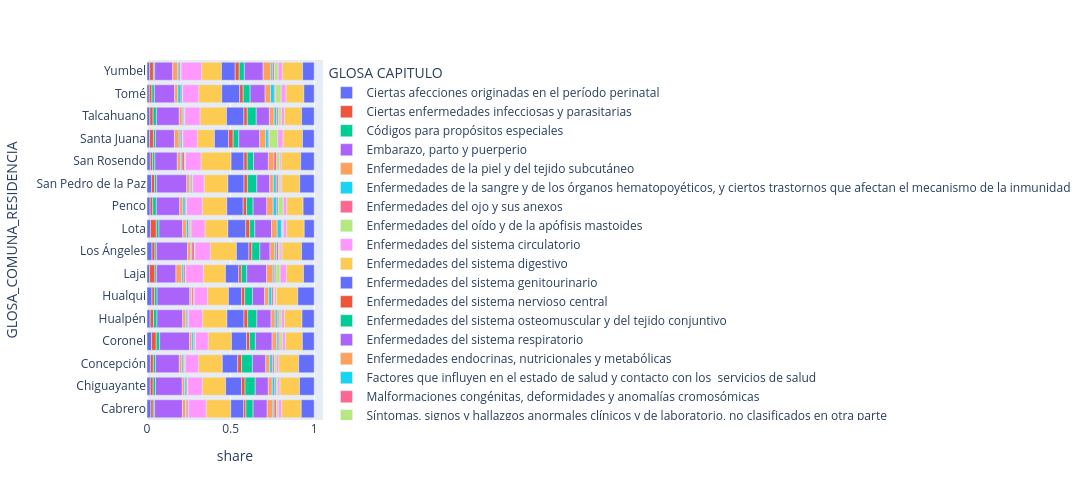

Here is the notebook cell this chart was saved with:
### Code cell
import plotly.express as px

fig = px.bar(
    tmp,
    x="share", 
    y="GLOSA_COMUNA_RESIDENCIA",
    color="GLOSA CAPITULO"
)
fig.update_layout(width=1200, height=500)
fig.show()

### Figure 1 — Plotly figure (JSON) as saved in the notebook; plotly's stock layout.template omitted (floating-point values rounded to 4 significant figures)
{"data": [{"hovertemplate": "GLOSA CAPITULO=Ciertas afecciones originadas en el período perinatal<br>share=%{x}<br>GLOSA_COMUNA_RESIDENCIA=%{y}<extra></extra>", "legendgroup": "Ciertas afecciones originadas en el período perinatal", "marker": {"color": "#636efa", "pattern": {"shape": ""}}, "name": "Ciertas afecciones originadas en el período perinatal", "orientation": "h", "showlegend": true, "textposition": "auto", "type": "bar", "x": [0.02317, 0.01916, 0.01996, 0.02715, 0.01903, 0.02954, 0.01534, 0.03005, 0.02059, 0.01876, 0.02675, 0.01972, 0.01508, 0.01717, 0.0139, 0.01594], "xaxis": "x", "y": ["Cabrero", "Chiguayante", "Concepción", "Coronel", "Hualpén", "Hualqui", "Laja", "Los Ángeles", "Lota", "Penco", "San Pedro de la Paz", "San Rosendo", "Santa Juana", "Talcahuano", "Tomé", "Yumbel"], "yaxis": "y"}, {"hovertemplate": "GLOSA CAPITULO=Ciertas enfermedades infecciosas y parasitarias<br>share=%{x}<br>GLOSA_COMUNA_RESIDENCIA=%{y}<extra></extra>", "legendgroup": "Ciertas enfermedades infecciosas y parasitarias", "marker": {"color": "#EF553B", "pattern": {"shape": ""}}, "name": "Ciertas enfermedades infecciosas y parasitarias", "orientation": "h", "showlegend": true, "textposition": "auto", "type": "bar", "x": [0.01416, 0.01767, 0.01784, 0.02806, 0.01993, 0.01491, 0.03218, 0.01744, 0.03489, 0.01578, 0.01839, 0.01381, 0.02357, 0.01928, 0.01571, 0.02231], "xaxis": "x", "y": ["Cabrero", "Chiguayante", "Concepción", "Coronel", "Hualpén", "Hualqui", "Laja", "Los Ángeles", "Lota", "Penco", "San Pedro de la Paz", "San Rosendo", "Santa Juana", "Talcahuano", "Tomé", "Yumbel"], "yaxis": "y"}, {"hovertemplate": "GLOSA CAPITULO=Códigos para propósitos especiales<br>share=%{x}<br>GLOSA_COMUNA_RESIDENCIA=%{y}<extra></extra>", "legendgroup": "Códigos para propósitos especiales", "marker": {"color": "#00cc96", "pattern": {"shape": ""}}, "name": "Códigos para propósitos especiales", "orientation": "h", "showlegend": true, "textposition": "auto", "type": "bar", "x": [0.008494, 0.01417, 0.01332, 0.02047, 0.02063, 0.01574, 0.009542, 0.009084, 0.01621, 0.02143, 0.01222, 0.01381, 0.01257, 0.02009, 0.01476, 0.007968], "xaxis": "x", "y": ["Cabrero", "Chiguayante", "Concepción", "Coronel", "Hualpén", "Hualqui", "Laja", "Los Ángeles", "Lota", "Penco", "San Pedro de la Paz", "San Rosendo", "Santa Juana", "Talcahuano", "Tomé", "Yumbel"], "yaxis": "y"}, {"hovertemplate": "GLOSA CAPITULO=Embarazo, parto y puerperio<br>share=%{x}<br>GLOSA_COMUNA_RESIDENCIA=%{y}<extra></extra>", "legendgroup": "Embarazo, parto y puerperio", "marker": {"color": "#ab63fa", "pattern": {"shape": ""}}, "name": "Embarazo, parto y puerperio", "orientation": "h", "showlegend": true, "textposition": "auto", "type": "bar", "x": [0.1658, 0.1598, 0.142, 0.1789, 0.1543, 0.1957, 0.1162, 0.1861, 0.1418, 0.1399, 0.1805, 0.1341, 0.1128, 0.1364, 0.1214, 0.1078], "xaxis": "x", "y": ["Cabrero", "Chiguayante", "Concepción", "Coronel", "Hualpén", "Hualqui", "Laja", "Los Ángeles", "Lota", "Penco", "San Pedro de la Paz", "San Rosendo", "Santa Juana", "Talcahuano", "Tomé", "Yumbel"], "yaxis": "y"}, {"hovertemplate": "GLOSA CAPITULO=Enfermedades de la piel y del tejido subcutáneo<br>share=%{x}<br>GLOSA_COMUNA_RESIDENCIA=%{y}<extra></extra>", "legendgroup": "Enfermedades de la piel y del tejido subcutáneo", "marker": {"color": "#FFA15A", "pattern": {"shape": ""}}, "name": "Enfermedades de la piel y del tejido subcutáneo", "orientation": "h", "showlegend": true, "textposition": "auto", "type": "bar", "x": [0.01905, 0.01349, 0.01547, 0.01328, 0.01707, 0.009387, 0.03349, 0.02019, 0.02241, 0.0194, 0.01649, 0.01972, 0.0286, 0.01768, 0.01914, 0.02869], "xaxis": "x", "y": ["Cabrero", "Chiguayante", "Concepción", "Coronel", "Hualpén", "Hualqui", "Laja", "Los Ángeles", "Lota", "Penco", "San Pedro de la Paz", "San Rosendo", "Santa Juana", "Talcahuano", "Tomé", "Yumbel"], "yaxis": "y"}, {"hovertemplate": "GLOSA CAPITULO=Enfermedades de la sangre y de los órganos hematopoyéticos, y ciertos trastornos que afectan el mecanismo de la inmunidad <br>share=%{x}<br>GLOSA_COMUNA_RESIDENCIA=%{y}<extra></extra>", "legendgroup": "Enfermedades de la sangre y de los órganos hematopoyéticos, y ciertos trastornos que afectan el mecanismo de la inmunidad ", "marker": {"color": "#19d3f3", "pattern": {"shape": ""}}, "name": "Enfermedades de la sangre y de los órganos hematopoyéticos, y ciertos trastornos que afectan el mecanismo de la inmunidad ", "orientation": "h", "showlegend": true, "textposition": "auto", "type": "bar", "x": [0.004376, 0.01014, 0.008965, 0.01179, 0.008642, 0.003037, 0.01048, 0.005365, 0.01221, 0.01354, 0.007629, 0.00789, 0.01037, 0.007001, 0.01922, 0.009031], "xaxis": "x", "y": ["Cabrero", "Chiguayante", "Concepción", "Coronel", "Hualpén", "Hualqui", "Laja", "Los Ángeles", "Lota", "Penco", "San Pedro de la Paz", "San Rosendo", "Santa Juana", "Talcahuano", "Tomé", "Yumbel"], "yaxis": "y"}, {"hovertemplate": "GLOSA CAPITULO=Enfermedades del ojo y sus anexos <br>share=%{x}<br>GLOSA_COMUNA_RESIDENCIA=%{y}<extra></extra>", "legendgroup": "Enfermedades del ojo y sus anexos ", "marker": {"color": "#FF6692", "pattern": {"shape": ""}}, "name": "Enfermedades del ojo y sus anexos ", "orientation": "h", "showlegend": true, "textposition": "auto", "type": "bar", "x": [0.01055, 0.007679, 0.007756, 0.006957, 0.005645, 0.0116, 0.0116, 0.01547, 0.008107, 0.00565, 0.007402, 0.01578, 0.007857, 0.0054, 0.007724, 0.009031], "xaxis": "x", "y": ["Cabrero", "Chiguayante", "Concepción", "Coronel", "Hualpén", "Hualqui", "Laja", "Los Ángeles", "Lota", "Penco", "San Pedro de la Paz", "San Rosendo", "Santa Juana", "Talcahuano", "Tomé", "Yumbel"], "yaxis": "y"}, {"hovertemplate": "GLOSA CAPITULO=Enfermedades del oído y de la apófisis mastoides<br>share=%{x}<br>GLOSA_COMUNA_RESIDENCIA=%{y}<extra></extra>", "legendgroup": "Enfermedades del oído y de la apófisis mastoides", "marker": {"color": "#B6E880", "pattern": {"shape": ""}}, "name": "Enfermedades del oído y de la apófisis mastoides", "orientation": "h", "showlegend": true, "textposition": "auto", "type": "bar", "x": [0.003604, 0.003057, 0.00406, 0.003705, 0.002648, 0.002485, 0.003555, 0.003344, 0.007561, 0.002452, 0.00495, 0.005917, 0.0044, 0.003422, 0.001802, 0.003984], "xaxis": "x", "y": ["Cabrero", "Chiguayante", "Concepción", "Coronel", "Hualpén", "Hualqui", "Laja", "Los Ángeles", "Lota", "Penco", "San Pedro de la Paz", "San Rosendo", "Santa Juana", "Talcahuano", "Tomé", "Yumbel"], "yaxis": "y"}, {"hovertemplate": "GLOSA CAPITULO=Enfermedades del sistema circulatorio <br>share=%{x}<br>GLOSA_COMUNA_RESIDENCIA=%{y}<extra></extra>", "legendgroup": "Enfermedades del sistema circulatorio ", "marker": {"color": "#FF97FF", "pattern": {"shape": ""}}, "name": "Enfermedades del sistema circulatorio ", "orientation": "h", "showlegend": true, "textposition": "auto", "type": "bar", "x": [0.1053, 0.08544, 0.07961, 0.07626, 0.08447, 0.07979, 0.105, 0.09209, 0.0839, 0.09455, 0.06803, 0.0927, 0.08642, 0.09167, 0.09655, 0.1216], "xaxis": "x", "y": ["Cabrero", "Chiguayante", "Concepción", "Coronel", "Hualpén", "Hualqui", "Laja", "Los Ángeles", "Lota", "Penco", "San Pedro de la Paz", "San Rosendo", "Santa Juana", "Talcahuano", "Tomé", "Yumbel"], "yaxis": "y"}, {"hovertemplate": "GLOSA CAPITULO=Enfermedades del sistema digestivo<br>share=%{x}<br>GLOSA_COMUNA_RESIDENCIA=%{y}<extra></extra>", "legendgroup": "Enfermedades del sistema digestivo", "marker": {"color": "#FECB52", "pattern": {"shape": ""}}, "name": "Enfermedades del sistema digestivo", "orientation": "h", "showlegend": true, "textposition": "auto", "type": "bar", "x": [0.1465, 0.1397, 0.1415, 0.1389, 0.1457, 0.1251, 0.1319, 0.1557, 0.1361, 0.1459, 0.1413, 0.1795, 0.1018, 0.1576, 0.1369, 0.1193], "xaxis": "x", "y": ["Cabrero", "Chiguayante", "Concepción", "Coronel", "Hualpén", "Hualqui", "Laja", "Los Ángeles", "Lota", "Penco", "San Pedro de la Paz", "San Rosendo", "Santa Juana", "Talcahuano", "Tomé", "Yumbel"], "yaxis": "y"}, {"hovertemplate": "GLOSA CAPITULO=Enfermedades del sistema genitourinario<br>share=%{x}<br>GLOSA_COMUNA_RESIDENCIA=%{y}<extra></extra>", "legendgroup": "Enfermedades del sistema genitourinario", "marker": {"color": "#636efa", "pattern": {"shape": ""}}, "name": "Enfermedades del sistema genitourinario", "orientation": "h", "showlegend": true, "textposition": "auto", "type": "bar", "x": [0.07748, 0.09513, 0.09218, 0.09004, 0.1022, 0.07841, 0.07914, 0.07474, 0.1073, 0.09796, 0.09687, 0.07692, 0.08422, 0.1039, 0.1068, 0.08181], "xaxis": "x", "y": ["Cabrero", "Chiguayante", "Concepción", "Coronel", "Hualpén", "Hualqui", "Laja", "Los Ángeles", "Lota", "Penco", "San Pedro de la Paz", "San Rosendo", "Santa Juana", "Talcahuano", "Tomé", "Yumbel"], "yaxis": "y"}, {"hovertemplate": "GLOSA CAPITULO=Enfermedades del sistema nervioso central<br>share=%{x}<br>GLOSA_COMUNA_RESIDENCIA=%{y}<extra></extra>", "legendgroup": "Enfermedades del sistema nervioso central", "marker": {"color": "#EF553B", "pattern": {"shape": ""}}, "name": "Enfermedades del sistema nervioso central", "orientation": "h", "showlegend": true, "textposition": "auto", "type": "bar", "x": [0.01313, 0.02102, 0.02304, 0.01834, 0.02195, 0.01877, 0.0159, 0.01734, 0.02314, 0.02036, 0.02007, 0.01972, 0.02766, 0.02016, 0.02137, 0.02417], "xaxis": "x", "y": ["Cabrero", "Chiguayante", "Concepción", "Coronel", "Hualpén", "Hualqui", "Laja", "Los Ángeles", "Lota", "Penco", "San Pedro de la Paz", "San Rosendo", "Santa Juana", "Talcahuano", "Tomé", "Yumbel"], "yaxis": "y"}, {"hovertemplate": "GLOSA CAPITULO=Enfermedades del sistema osteomuscular y del tejido conjuntivo<br>share=%{x}<br>GLOSA_COMUNA_RESIDENCIA=%{y}<extra></extra>", "legendgroup": "Enfermedades del sistema osteomuscular y del tejido conjuntivo", "marker": {"color": "#00cc96", "pattern": {"shape": ""}}, "name": "Enfermedades del sistema osteomuscular y del tejido conjuntivo", "orientation": "h", "showlegend": true, "textposition": "auto", "type": "bar", "x": [0.04299, 0.06084, 0.06442, 0.03452, 0.05506, 0.04638, 0.03199, 0.04831, 0.03052, 0.0388, 0.05618, 0.03748, 0.03331, 0.05359, 0.04145, 0.03054], "xaxis": "x", "y": ["Cabrero", "Chiguayante", "Concepción", "Coronel", "Hualpén", "Hualqui", "Laja", "Los Ángeles", "Lota", "Penco", "San Pedro de la Paz", "San Rosendo", "Santa Juana", "Talcahuano", "Tomé", "Yumbel"], "yaxis": "y"}, {"hovertemplate": "GLOSA CAPITULO=Enfermedades del sistema respiratorio <br>share=%{x}<br>GLOSA_COMUNA_RESIDENCIA=%{y}<extra></extra>", "legendgroup": "Enfermedades del sistema respiratorio ", "marker": {"color": "#ab63fa", "pattern": {"shape": ""}}, "name": "Enfermedades del sistema respiratorio ", "orientation": "h", "showlegend": true, "textposition": "auto", "type": "bar", "x": [0.08443, 0.07821, 0.08002, 0.09993, 0.08481, 0.07234, 0.1194, 0.06059, 0.09984, 0.08229, 0.07702, 0.08876, 0.1254, 0.07868, 0.08934, 0.1126], "xaxis": "x", "y": ["Cabrero", "Chiguayante", "Concepción", "Coronel", "Hualpén", "Hualqui", "Laja", "Los Ángeles", "Lota", "Penco", "San Pedro de la Paz", "San Rosendo", "Santa Juana", "Talcahuano", "Tomé", "Yumbel"], "yaxis": "y"}, {"hovertemplate": "GLOSA CAPITULO=Enfermedades endocrinas, nutricionales y metabólicas<br>share=%{x}<br>GLOSA_COMUNA_RESIDENCIA=%{y}<extra></extra>", "legendgroup": "Enfermedades endocrinas, nutricionales y metabólicas", "marker": {"color": "#FFA15A", "pattern": {"shape": ""}}, "name": "Enfermedades endocrinas, nutricionales y metabólicas", "orientation": "h", "showlegend": true, "textposition": "auto", "type": "bar", "x": [0.03475, 0.02378, 0.024, 0.02697, 0.02467, 0.0254, 0.03873, 0.02905, 0.03389, 0.03784, 0.02212, 0.03353, 0.03583, 0.02844, 0.03244, 0.04675], "xaxis": "x", "y": ["Cabrero", "Chiguayante", "Concepción", "Coronel", "Hualpén", "Hualqui", "Laja", "Los Ángeles", "Lota", "Penco", "San Pedro de la Paz", "San Rosendo", "Santa Juana", "Talcahuano", "Tomé", "Yumbel"], "yaxis": "y"}, {"hovertemplate": "GLOSA CAPITULO=Factores que influyen en el estado de salud y contacto con los  servicios de salud<br>share=%{x}<br>GLOSA_COMUNA_RESIDENCIA=%{y}<extra></extra>", "legendgroup": "Factores que influyen en el estado de salud y contacto con los  servicios de salud", "marker": {"color": "#19d3f3", "pattern": {"shape": ""}}, "name": "Factores que influyen en el estado de salud y contacto con los  servicios de salud", "orientation": "h", "showlegend": true, "textposition": "auto", "type": "bar", "x": [0.006692, 0.01588, 0.01583, 0.009487, 0.01275, 0.01767, 0.009916, 0.01021, 0.0256, 0.02228, 0.01712, 0.01571, 0.01501, 0.023, 0.01142], "xaxis": "x", "y": ["Cabrero", "Chiguayante", "Concepción", "Coronel", "Hualpén", "Hualqui", "Laja", "Los Ángeles", "Lota", "Penco", "San Pedro de la Paz", "Santa Juana", "Talcahuano", "Tomé", "Yumbel"], "yaxis": "y"}, {"hovertemplate": "GLOSA CAPITULO=Malformaciones congénitas, deformidades y anomalías cromosómicas<br>share=%{x}<br>GLOSA_COMUNA_RESIDENCIA=%{y}<extra></extra>", "legendgroup": "Malformaciones congénitas, deformidades y anomalías cromosómicas", "marker": {"color": "#FF6692", "pattern": {"shape": ""}}, "name": "Malformaciones congénitas, deformidades y anomalías cromosómicas", "orientation": "h", "showlegend": true, "textposition": "auto", "type": "bar", "x": [0.0139, 0.007977, 0.01134, 0.009623, 0.009617, 0.01077, 0.007484, 0.01218, 0.005557, 0.008741, 0.01253, 0.01578, 0.0066, 0.009701, 0.007209, 0.009827], "xaxis": "x", "y": ["Cabrero", "Chiguayante", "Concepción", "Coronel", "Hualpén", "Hualqui", "Laja", "Los Ángeles", "Lota", "Penco", "San Pedro de la Paz", "San Rosendo", "Santa Juana", "Talcahuano", "Tomé", "Yumbel"], "yaxis": "y"}, {"hovertemplate": "GLOSA CAPITULO=Síntomas, signos y hallazgos anormales clínicos y de laboratorio, no clasificados en otra parte<br>share=%{x}<br>GLOSA_COMUNA_RESIDENCIA=%{y}<extra></extra>", "legendgroup": "Síntomas, signos y hallazgos anormales clínicos y de laboratorio, no clasificados en otra parte", "marker": {"color": "#B6E880", "pattern": {"shape": ""}}, "name": "Síntomas, signos y hallazgos anormales clínicos y de laboratorio, no clasificados en otra parte", "orientation": "h", "showlegend": true, "textposition": "auto", "type": "bar", "x": [0.01107, 0.009916, 0.01252, 0.01559, 0.01464, 0.008007, 0.02451, 0.00861, 0.006012, 0.03017, 0.01153, 0.01775, 0.05091, 0.01805, 0.03364, 0.02178], "xaxis": "x", "y": ["Cabrero", "Chiguayante", "Concepción", "Coronel", "Hualpén", "Hualqui", "Laja", "Los Ángeles", "Lota", "Penco", "San Pedro de la Paz", "San Rosendo", "Santa Juana", "Talcahuano", "Tomé", "Yumbel"], "yaxis": "y"}, {"hovertemplate": "GLOSA CAPITULO=Trastornos mentales y del comportamiento<br>share=%{x}<br>GLOSA_COMUNA_RESIDENCIA=%{y}<extra></extra>", "legendgroup": "Trastornos mentales y del comportamiento", "marker": {"color": "#FF97FF", "pattern": {"shape": ""}}, "name": "Trastornos mentales y del comportamiento", "orientation": "h", "showlegend": true, "textposition": "auto", "type": "bar", "x": [0.02033, 0.0126, 0.01442, 0.01789, 0.01875, 0.009111, 0.03798, 0.0115, 0.01977, 0.02036, 0.009628, 0.009862, 0.03111, 0.01893, 0.02944, 0.0255], "xaxis": "x", "y": ["Cabrero", "Chiguayante", "Concepción", "Coronel", "Hualpén", "Hualqui", "Laja", "Los Ángeles", "Lota", "Penco", "San Pedro de la Paz", "San Rosendo", "Santa Juana", "Talcahuano", "Tomé", "Yumbel"], "yaxis": "y"}, {"hovertemplate": "GLOSA CAPITULO=Traumatismos, envenenamientos y algunas otras consecuencias de causas externas<br>share=%{x}<br>GLOSA_COMUNA_RESIDENCIA=%{y}<extra></extra>", "legendgroup": "Traumatismos, envenenamientos y algunas otras consecuencias de causas externas", "marker": {"color": "#FECB52", "pattern": {"shape": ""}}, "name": "Traumatismos, envenenamientos y algunas otras consecuencias de causas externas", "orientation": "h", "showlegend": true, "textposition": "auto", "type": "bar", "x": [0.1171, 0.1168, 0.119, 0.1013, 0.1047, 0.1278, 0.1022, 0.1172, 0.1048, 0.09754, 0.1071, 0.1164, 0.116, 0.1027, 0.1062, 0.1206], "xaxis": "x", "y": ["Cabrero", "Chiguayante", "Concepción", "Coronel", "Hualpén", "Hualqui", "Laja", "Los Ángeles", "Lota", "Penco", "San Pedro de la Paz", "San Rosendo", "Santa Juana", "Talcahuano", "Tomé", "Yumbel"], "yaxis": "y"}, {"hovertemplate": "GLOSA CAPITULO=Tumores [Neoplasias]<br>share=%{x}<br>GLOSA_COMUNA_RESIDENCIA=%{y}<extra></extra>", "legendgroup": "Tumores [Neoplasias]", "marker": {"color": "#636efa", "pattern": {"shape": ""}}, "name": "Tumores [Neoplasias]", "orientation": "h", "showlegend": true, "textposition": "auto", "type": "bar", "x": [0.07722, 0.08753, 0.09264, 0.07084, 0.07283, 0.09801, 0.06361, 0.07537, 0.05976, 0.0663, 0.08624, 0.08087, 0.06977, 0.0751, 0.06188, 0.06932], "xaxis": "x", "y": ["Cabrero", "Chiguayante", "Concepción", "Coronel", "Hualpén", "Hualqui", "Laja", "Los Ángeles", "Lota", "Penco", "San Pedro de la Paz", "San Rosendo", "Santa Juana", "Talcahuano", "Tomé", "Yumbel"], "yaxis": "y"}], "layout": {"barmode": "relative", "height": 500, "legend": {"title": {"text": "GLOSA CAPITULO"}, "tracegroupgap": 0}, "margin": {"t": 60}, "width": 1200, "xaxis": {"anchor": "y", "domain": [0, 1], "title": {"text": "share"}}, "yaxis": {"anchor": "x", "domain": [0, 1], "title": {"text": "GLOSA_COMUNA_RESIDENCIA"}}}}
